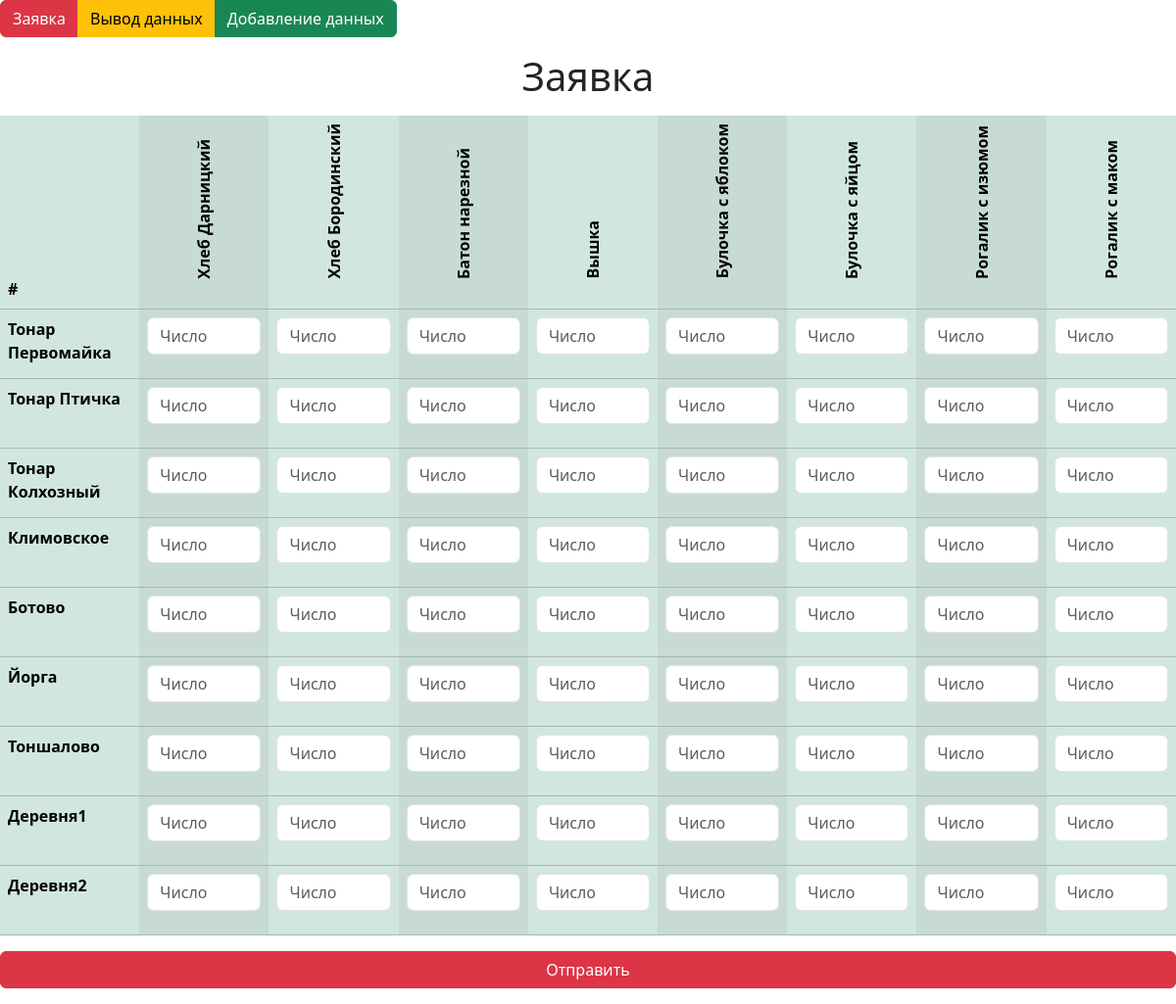
The app's page /, older data.
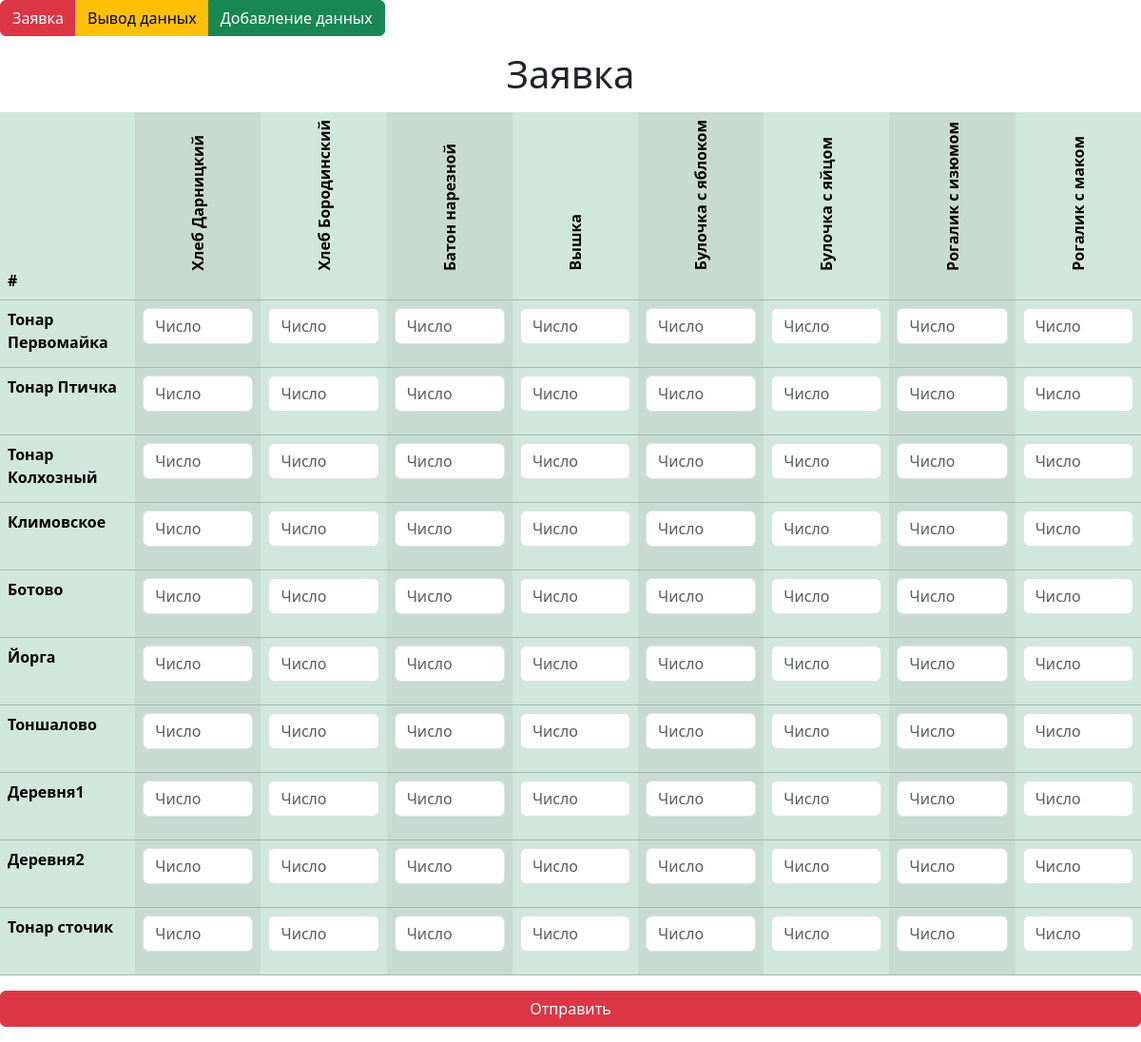
The same page, newer data.
### order/models.py (models this page shows)
class Products(models.Model):
    product = models.CharField(max_length=50, unique=True, null=False)

class Clients(models.Model):
    client = models.CharField(max_length=50, unique=True, null=False)
    driver_id = models.ForeignKey('Drivers', on_delete=models.PROTECT)

### order/views.py (the view)
# urls.py: path('', order, name='order'),
def order(request):
    today = datetime.date.today().isoformat()
    if request.method == 'POST':
        add_orders(request.POST)
    clients = select_clients()
    products = select_products()
    return render(request, 'order/order.html',
              {'clients': clients, 'products': products})

### order/function.py (called while the page is built)
def select_clients():
    return Clients.objects.all()

def select_products():
    return Products.objects.all()

### order/templates/order/order.html (shortened to what this page needs)
{% extends 'order/base.html' %}
{% block content %}
<figure class="text-center">
    <h1>Заявка</h1>
</figure>
<form method="post">
<table class="table table-success table-striped-columns">
  <thead>
    <tr>
        <th scope="col">#</th>
        {% for p in products %}
            <th scope="col">
                <figure class="text-center">
                    <span class="rotate-sm-90">{{ p.product }}</span>
                </figure>
            </th>
        {% endfor %}
    </tr>
  </thead>
  <tbody>
    {% for c in clients %}
        <tr>
            <th scope="row">{{ c.client }}</th>
            {% for p in products %}
                <td>
                    <div class="mb-3">
                        <input name="{{ c.client }}:{{ p.product }}" type="number" class="form-control" id="exampleFormControlInput1" placeholder="Число">
                    </div>
                </td>
            {% endfor %}
        </tr>
    {% endfor %}
  </tbody>
</table>
<div class="d-grid gap-2">
  <button class="btn btn-danger" type="submit">Отправить</button>
</div>
</form>
{% endblock %}

Row changes from the older to the newer data that the page shows:
added Clients: client "Тонар сточик"
